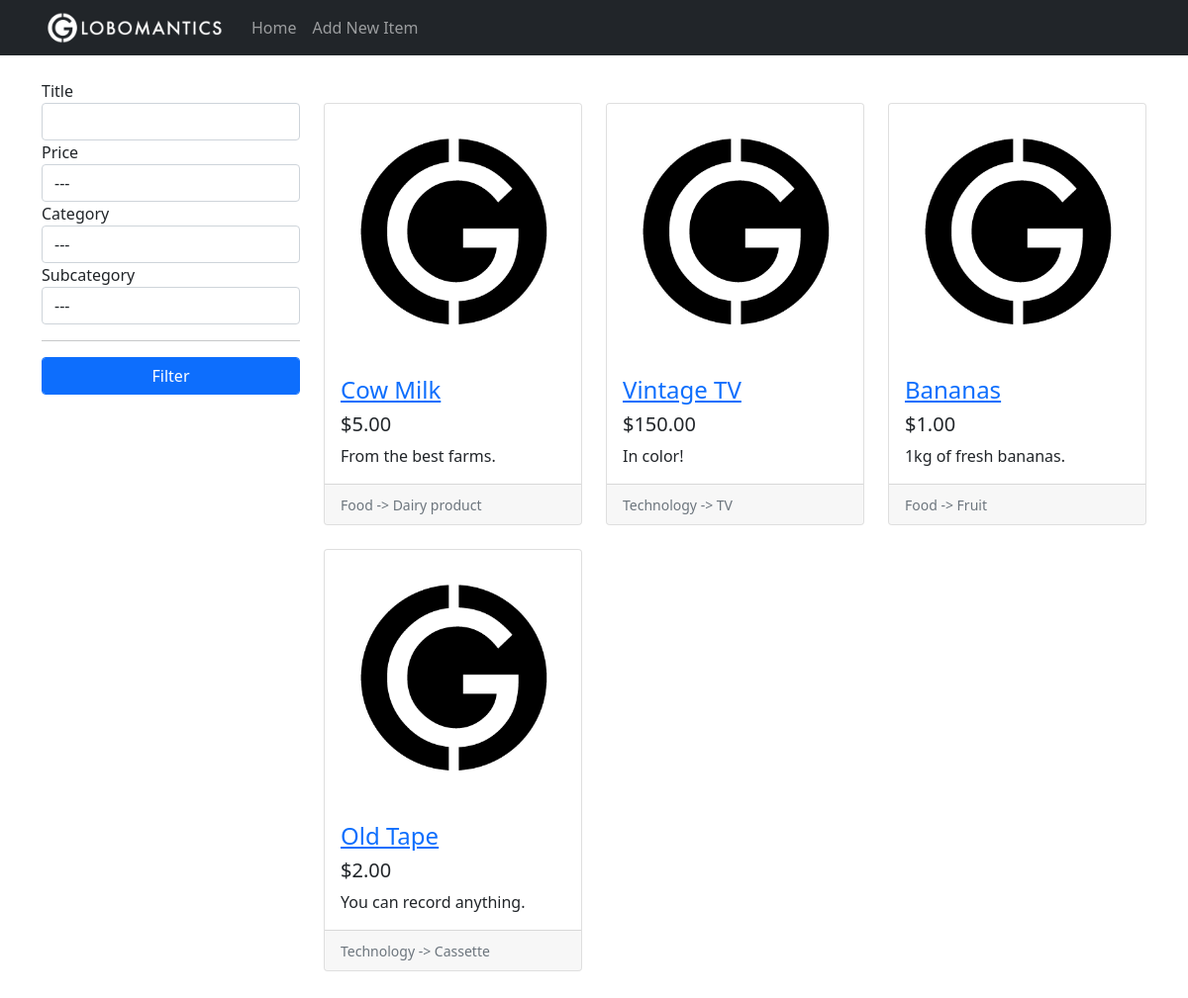
The page / on the database its author committed.
### tables this page shows
CREATE TABLE items(
                    id              INTEGER PRIMARY KEY AUTOINCREMENT,
                    title           TEXT,
                    description     TEXT,
                    price           REAL,
                    image           TEXT,
                    category_id     INTEGER,
                    subcategory_id  INTEGER,
                    FOREIGN KEY(category_id) REFERENCES categories(id),
                    FOREIGN KEY(subcategory_id) REFERENCES subcategories(id)
);

CREATE TABLE categories(
                    id              INTEGER PRIMARY KEY AUTOINCREMENT,
                    name            TEXT
);

CREATE TABLE subcategories(
                    id              INTEGER PRIMARY KEY AUTOINCREMENT,
                    name            TEXT,
                    category_id     INTEGER,
                    FOREIGN KEY(category_id) REFERENCES categories(id)
);

### app.py (the view)
@app.route("/")
def home():
    conn = get_db()
    c = conn.cursor()
    form = FilterForm(request.args, meta={"csrf": False})
    c.execute("SELECT id, name FROM categories AS c")
    categories = c.fetchall()
    categories.insert(0, (0, "---"))
    form.category.choices = categories
    c.execute("SELECT id, name FROM subcategories AS s")
    subcategories = c.fetchall()
    subcategories.insert(0, (0, "---"))
    form.subcategory.choices = subcategories
    query = """
        SELECT i.id, i.title, i.price, i.description, i.image, c.name, s.name
        FROM items AS i
        INNER JOIN categories AS c on i.category_id = c.id
        INNER JOIN subcategories AS s ON i.subcategory_id = s.id
    """
    if form.validate():
        filter_queries = []
        parameters = []
        if form.title.data.strip():
            filter_queries.append("i.title LIKE ?")
            parameters.append("%" + escape(form.title.data) + "%")
        if form.category.data:
            filter_queries.append("i.category_id = ?")
            parameters.append(form.category.data)
        if form.subcategory.data:
            filter_queries.append("i.subcategory_id = ?")
            parameters.append(form.subcategory.data)
        if filter_queries:
            query += " WHERE "
            query += " AND ".join(filter_queries)
        if form.price.data:
            if form.price.data == 1:
                query += " ORDER BY i.price DESC"
            else:
                query += " ORDER BY i.price ASC"
        else:
            query += " ORDER BY i.id DESC"
        items_from_db = c.execute(query, tuple(parameters))
    else:
        items_from_db = c.execute(f"{query} ORDER BY i.id DESC")
    items = []
    for row in items_from_db:
        item = {
            "id": row[0],
            "title": row[1],
            "price": row[2],
            "description": row[3],
            "image": row[4],
            "category": row[5],
            "subcategory": row[6]
        }
        items.append(item)
    return render_template('home.html', items=items, form=form)

### app.py
class FilterForm(FlaskForm):
    title = StringField("Title", validators=[Length(max=20)])
    price = SelectField("Price", coerce=int, choices=[(0, '---'), (1, "Max to Min"), (2, "Min to Max")])
    category = SelectField("Category", coerce=int)
    subcategory = SelectField("Subcategory", coerce=int)
    submit = SubmitField("Filter")

### app.py (called while the page is built)
def get_db():
    db = getattr(g, "_database", None)
    if db is None:
        db = g._database = sqlite3.connect("db/globomantics.db")
    return db

@app.teardown_appcontext
def close_connection(exception):
    db = getattr(g, "_database", None)
    if db is not None:
        db.close()

### templates/home.html
{% extends "base.html" %}
{% set active_page = 'home' %}
{% block content %}
    <div class="row">
        <div class="col-lg-3">
            <div class="my-4">
                <form action="{{ url_for('home') }}" method="GET">
                    <div class="form-group">
                        {{ form.title.label }}
                        {{ form.title(class='form-control') }}
                    </div>
                    <div class="form-group">
                        {{ form.price.label }}
                        {{ form.price(class='form-control') }}
                    </div>
                    <div class="form-group">
                        {{ form.category.label }}
                        {{ form.category(class='form-control') }}
                    </div>
                    <div class="form-group">
                        {{ form.subcategory.label }}
                        {{ form.subcategory(class='form-control') }}
                    </div>
                    <hr>
                    {{ form.submit(class='btn btn-primary form-control') }}
                </form>
            </div>
        </div>
        <div class="col-lg-9">
            <div class="row my-5 card-wrapper">
                {% if items %}
                {%  for item in items %}
                    <div class="col-lg-4 col-md-6 mb-4">
                        <div class="card h-100">
                            <div class="embed-responsive embed-responsive-16by9">
                                <a href="#">
                                    <img class="card-img-top embed-responsive-item"
                                         src="{% if item.image %}{{ url_for('uploads', filename=item.image) }}{% else %}{{ url_for('static', filename='images/placeholder.png') }}{% endif %}"
                                         alt="Image">
                                </a>
                            </div>
                            <div class="card-body">
                                <h4 class="card-title">
                                    <a href="{{ url_for('item', item_id=item.id) }}">{{ item.title | safe }}</a>
                                </h4>
                                <h5>{{ "$%.2f" | format(item.price) }}</h5>
                                <p class="card-text">{{ item.description | safe }}</p>
                            </div>
                            <div class="card-footer">
                                <small class="text-muted">
                                    {{ item.category }} -> {{ item.subcategory }}
                                </small>
                            </div>
                        </div>
                    </div>
                {% endfor %}
                {% else %}
                    <h1 class="offset-lg-3">No Items To Show!</h1>
                {% endif %}
            </div>
        </div>
    </div>
{% endblock %}

### templates/base.html (shortened to what this page needs)
<!doctype html>
<html lang="en">
<head>
    <link href="https://cdn.jsdelivr.net/npm/bootstrap@5.0.2/dist/css/bootstrap.min.css"
          rel="stylesheet">
    <link rel="stylesheet" type="text/css" href="{{ url_for('static', filename='css/style.css') }}">
</head>
<body>
    <nav class="navbar navbar-expand-lg navbar-dark bg-dark fixed-top">
        <div class="container">
            <a href="{{ url_for('home') }}" class="navbar-brand">
                <img src="{{ url_for('static', filename='images/logo.png') }}" alt="Logo" height="40px">
            </a>
            <div class="nav-elements collapse navbar-collapse" id="navbarResponsive">
                <ul class="navbar-nav text-center ml-auto">
                    <li class="nav-item {{ 'active' if active_page == 'home' else '' }}">
                        <a href="{{ url_for('home') }}" class="nav-link">Home</a>
                    </li>
                    <li class="nav-item {{ 'active' if active_page == 'new_item' else '' }}">
                        <a href="{{ url_for('new_item') }}" class="nav-link">Add New Item</a>
                    </li>
                </ul>
            </div>
 	    </div>
    </nav>
    <div class="container">
        {% block content %}{% endblock %}
    </div>
</body>
</html>

### static/css/style.css (style rules this page uses)
body { padding-top: 56px; }
.navbar-brand { padding-top: 0; padding-bottom: 0; }
.card-img-top { object-fit: cover; }

### rows shown on the page
items: title "Cow Milk", price "$5.00", description "From the best farms.", category "Food", subcategory "Dairy product"
items: title "Vintage TV", price "$150.00", description "In color!", category "Technology", subcategory "TV"
items: title "Bananas", price "$1.00", description "1kg of fresh bananas.", category "Food", subcategory "Fruit"
items: title "Old Tape", price "$2.00", description "You can record anything.", category "Technology", subcategory "Cassette"
